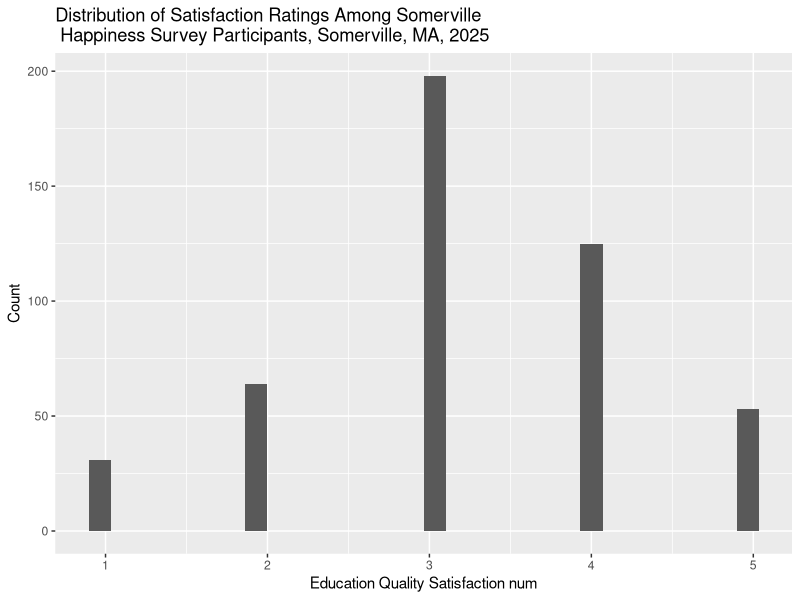
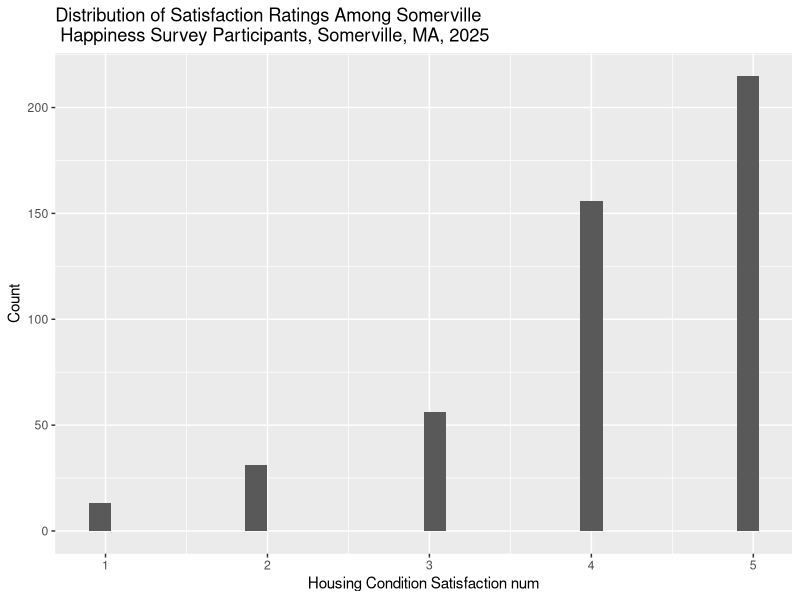
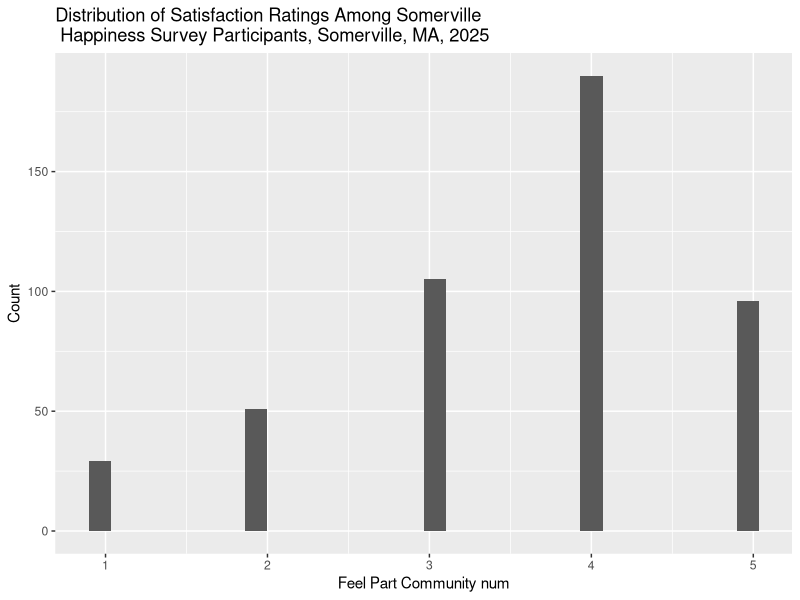
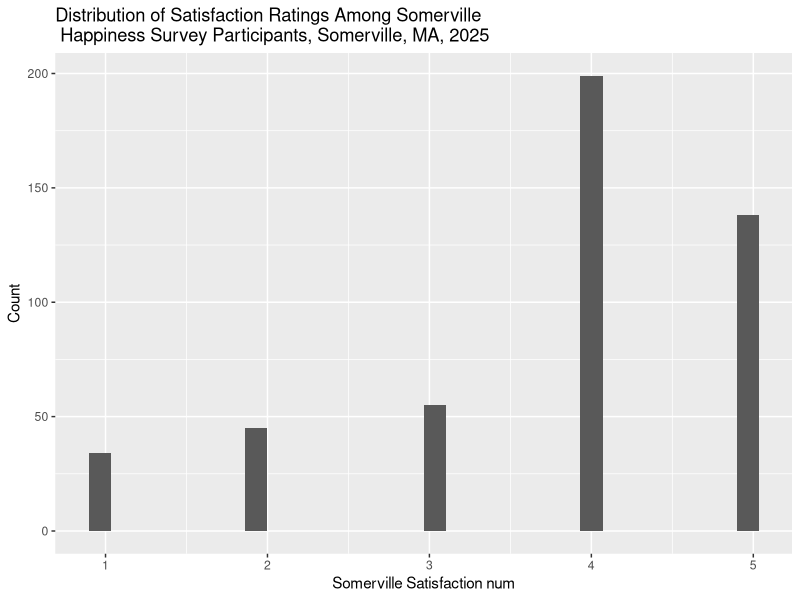
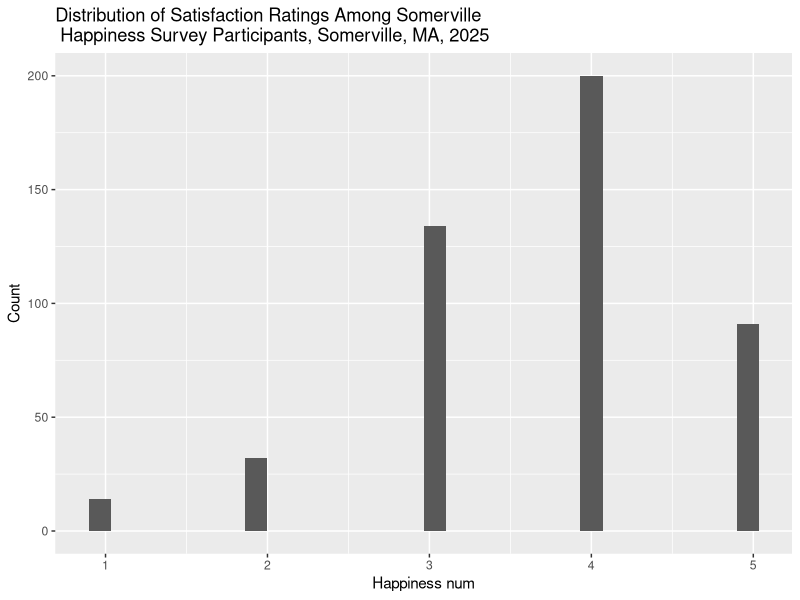
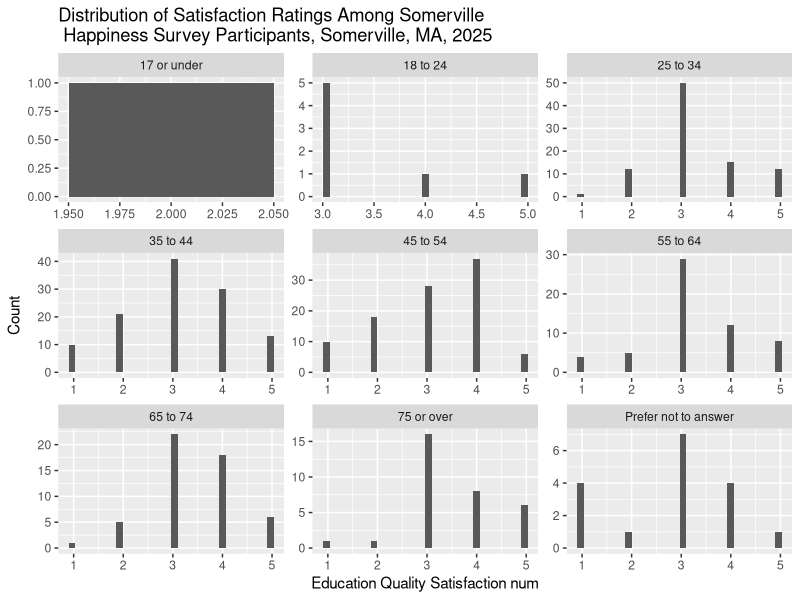
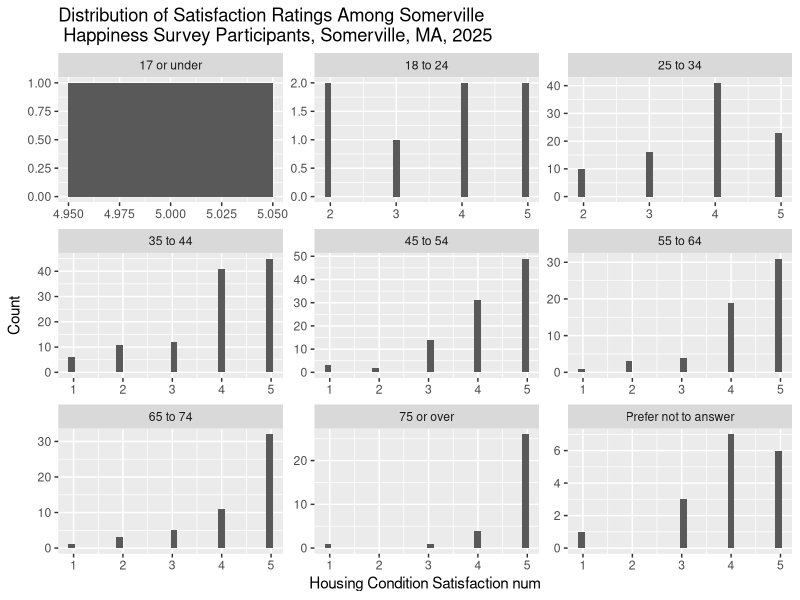
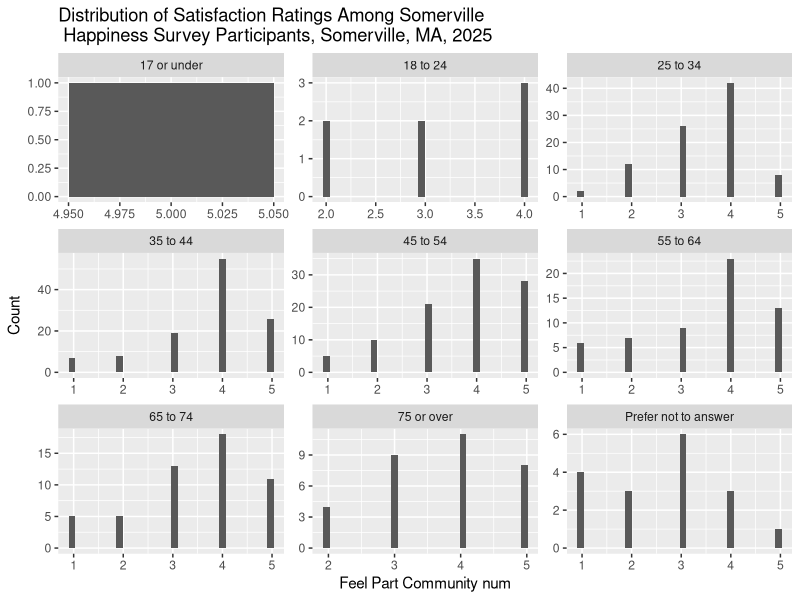

These charts were generated, in order, by the following R code:
## ---- chunk 1
library(tidyverse)
library(ggplot2)
library(knitr)
## ---- chunk 2
Somerville_data <- read.csv("refined_somerville.csv")
## ---- chunk 3
cor.test(Somerville_data$Somerville.Satisfaction.num, Somerville_data$Happiness.num, method = "pearson")
## ---- chunk 4
countFunction <- function(col){
 Somerville_data |>
    group_by({{col}}) |> 
    summarize(count = n()) 
}
selected <- Somerville_data |> select(Age, Gender, Race.Ethnicity, Household.Income)
map(selected, countFunction) |> kable(caption = "Survey Demographic Information, Somerville, MA, 2025", col.names = c("Demographic", "Number of Respondents"))
## ---- chunk 5
#seeing total number of participants
Somerville_data |>
  summarize(count = n())
## ---- chunk 6
Somerville_data |>
  group_by(Race.Ethnicity) |>
  summarize(raceCount = n()) |>
  kable(caption = "Survey Respondents Race/Ethnicity Breakdown, Somerville, MA, 2025", col.names = c("Race/Ethnicity", "Number of Respondents"))
## ---- chunk 7
#function pt 2
findingMean <- function(data){
 data |>
  group_by(Race.Ethnicity) |>
  summarize(across(c(Education.Quality.Satisfaction.num, Housing.Condition.Satisfaction.num, Feel.Part.Community.num, Somerville.Satisfaction.num, Happiness.num), mean))
}
## ---- chunk 8
findingMean(Somerville_data) |> kable(caption = "Mean Reported Satisfaction Scores by Race/Ethnicity, Somerville, MA, 2025", col.names = c("Race/Ethnicity", "Mean Education Quality Satisfaction Rating", "Mean Housing Condition Satisfaction Rating", "Mean Community Belonging Rating", "Mean Satisfaction Rating", "Mean Happiness Rating"))
## ---- chunk 9
Somerville_data |>
  group_by(Age) |>
  summarize(meanEduc = mean(Education.Quality.Satisfaction.num)) |> kable(caption = "Mean Reported Satisfaction Scores by Age, Somerville, MA, 2025", col.names = c("Age", "Mean Education Quality Satisfaction Rating"))
## ---- chunk 10
s_data <- Somerville_data |>
  select(Education.Quality.Satisfaction.num, Housing.Condition.Satisfaction.num, Feel.Part.Community.num, Somerville.Satisfaction.num, Happiness.num)
## ---- chunk 11
histogramFunction <- function(col, label, data){
  data |> 
  ggplot(aes(x = {{col}})) + 
  geom_histogram() +
  labs(x = gsub("[.]", " ", label), y = "Count", title = "Distribution of Satisfaction Ratings Among Somerville \n Happiness Survey Participants, Somerville, MA, 2025")
}
## ---- chunk 12
map2(s_data, colnames(s_data), histogramFunction, Somerville_data)
## ---- chunk 13
histogramFunctionAge <- function(col, label, data){
  data |> 
  ggplot(aes(x = {{col}})) + 
  geom_histogram() +
    facet_wrap(vars(Age), scales = "free") + 
  labs(x = gsub("[.]", " ", label), y = "Count", title = "Distribution of Satisfaction Ratings Among Somerville \n Happiness Survey Participants, Somerville, MA, 2025")
}
## ---- chunk 14
map2(s_data, colnames(s_data), histogramFunctionAge, Somerville_data)
